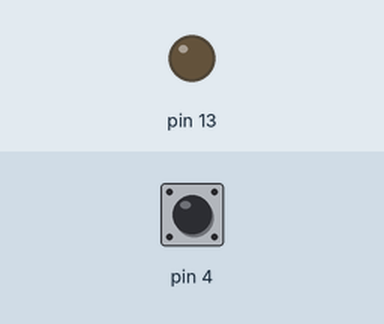
Simulated run of this sketch. Board: Arduino Uno, built with avr-gcc and run on an emulated ATmega328P. On the bench: output pins drawn as LEDs (lit = HIGH). The test bench sets the inputs (shaded band); at power-on: pin 4 HIGH.

Above: at 1.2 s.
1.3 s: pin 4 pulled LOW for 0.15 s
At 1.37 s:
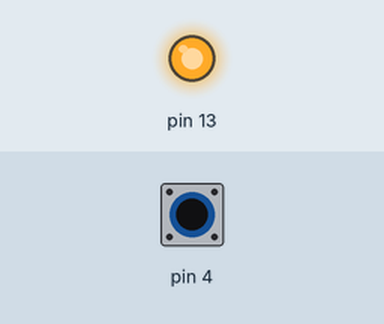
2.9 s: pin 4 pulled LOW for 3.2 s
At 6.8 s:
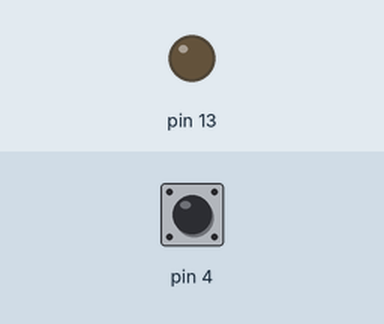
Timing chart, 0 to 8.3 s (numbered marks = the images above; inputs shaded):
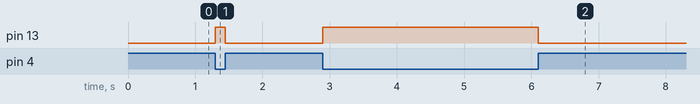

The sketch:

ejemplo1_I_O.ino
```cpp
void setup() {
  pinMode(4,INPUT_PULLUP);
  pinMode(13,OUTPUT);
}
void loop() {
  if(digitalRead(4)==LOW)
    digitalWrite(13,HIGH);
  else
    digitalWrite(13,LOW);
}
```

Measured:
- after the input at 1.3 s, pin 13: LOW → HIGH at once, → LOW 0.15 s later
- after the input at 2.9 s, pin 13: LOW → HIGH at once, → LOW 3.2 s later
